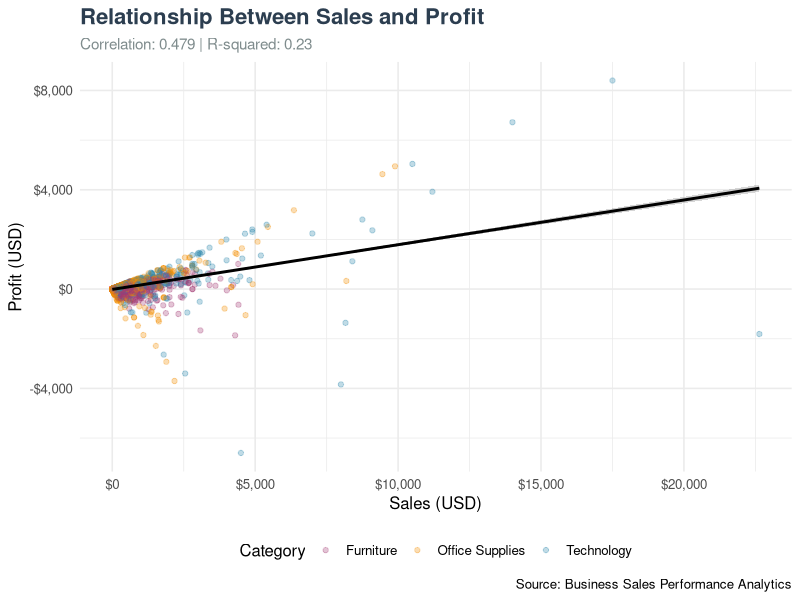
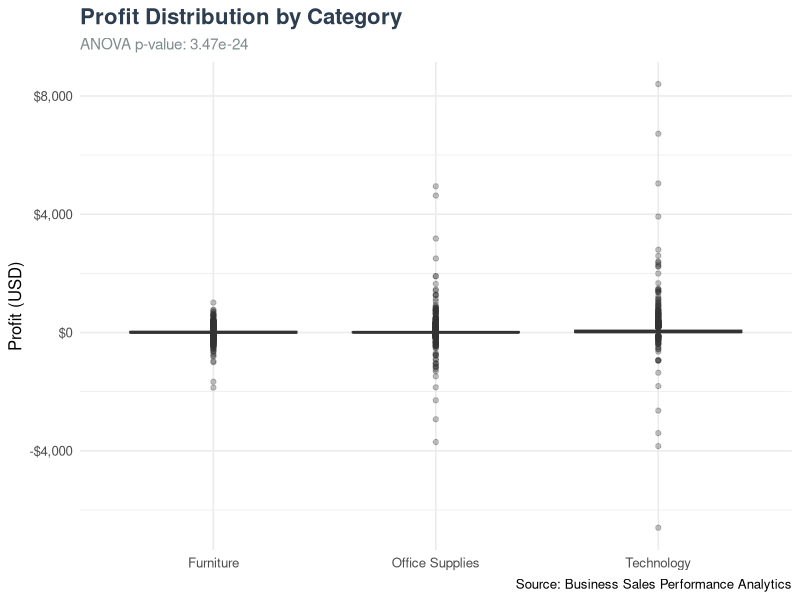
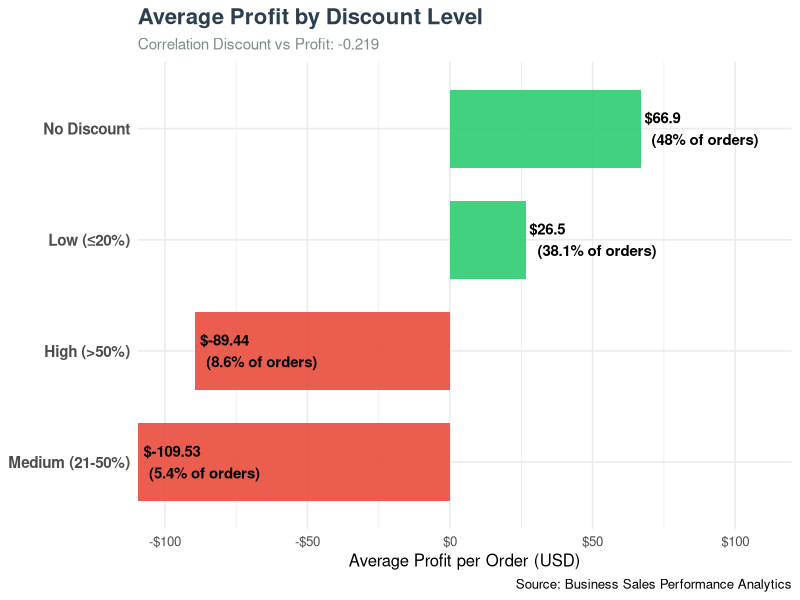

Reproduce these figures in R, in order.
# ==================================================
# FUTURE_DS_01
# Statistical Analysis
# ==================================================

library(tidyverse)
library(scales)
library(broom)

# Load cleaned data
sales <- read.csv("data/cleaned/Superstore_clean.csv")

cat("\n================================================")
cat("\n  STATISTICAL ANALYSIS")
cat("\n================================================\n")

# ==================================================
# 1. CORRELATION ANALYSIS
# ==================================================

cat("\n==================== 1. CORRELATION ANALYSIS ====================\n")

# Overall correlation: Sales vs Profit
cor_sales_profit <- cor(sales$sales, sales$profit)
cat("\nOverall Correlation (Sales vs Profit):", round(cor_sales_profit, 4), "\n")

# Correlation by Category
cor_by_category <- sales %>%
  group_by(category) %>%
  summarise(
    correlation = round(cor(sales, profit), 4),
    .groups = 'drop'
  )

cat("\nCorrelation by Category:\n")
print(cor_by_category)

# Correlation by Region
cor_by_region <- sales %>%
  group_by(region) %>%
  summarise(
    correlation = round(cor(sales, profit), 4),
    .groups = 'drop'
  )

cat("\nCorrelation by Region:\n")
print(cor_by_region)

# Interpretation helper
cat("\nInterpretation:\n")
cat("- Close to +1: Strong positive relationship (higher sales → higher profit)\n")
cat("- Close to 0: Weak or no relationship\n")
cat("- Negative: Higher sales → lower profit (PROBLEM!)\n")

# ==================================================
# 2. ANOVA - Are Profit Differences Significant?
# ==================================================

cat("\n==================== 2. ANOVA ANALYSIS ====================\n")

# Test 1: Profit differences across Categories
cat("\nH0: All categories have the same mean profit\n")
cat("H1: At least one category has a significantly different mean profit\n\n")

anova_category <- aov(profit ~ category, data = sales)
summary_category <- summary(anova_category)

cat("ANOVA: Profit ~ Category\n")
print(summary_category)

# Extract p-value
p_value_category <- summary_category[[1]]$`Pr(>F)`[1]
cat("\nP-value:", format(p_value_category, scientific = TRUE, digits = 4))

if(p_value_category < 0.05) {
  cat("\n✅ Statistically significant at α = 0.05")
  cat("\n   Categories DO have significantly different profit levels.\n")
} else {
  cat("\n❌ Not statistically significant at α = 0.05")
  cat("\n   No evidence that categories differ in profit.\n")
}

# Test 2: Profit differences across Regions
cat("\n-------------------------------------------\n")
cat("H0: All regions have the same mean profit\n")
cat("H1: At least one region has a significantly different mean profit\n\n")

anova_region <- aov(profit ~ region, data = sales)
summary_region <- summary(anova_region)

cat("ANOVA: Profit ~ Region\n")
print(summary_region)

p_value_region <- summary_region[[1]]$`Pr(>F)`[1]
cat("\nP-value:", format(p_value_region, scientific = TRUE, digits = 4))

if(p_value_region < 0.05) {
  cat("\n✅ Statistically significant at α = 0.05")
  cat("\n   Regions DO have significantly different profit levels.\n")
} else {
  cat("\n❌ Not statistically significant at α = 0.05")
  cat("\n   No evidence that regions differ in profit.\n")
}

# ==================================================
# 3. TUKEY HSD - Which Groups Differ?
# ==================================================

cat("\n==================== 3. POST-HOC ANALYSIS ====================\n")

if(p_value_category < 0.05) {
  cat("\nTukey HSD: Category\n")
  cat("Which specific categories differ?\n\n")
  tukey_category <- TukeyHSD(anova_category)
  print(tukey_category)
}

if(p_value_region < 0.05) {
  cat("\nTukey HSD: Region\n")
  cat("Which specific regions differ?\n\n")
  tukey_region <- TukeyHSD(anova_region)
  print(tukey_region)
}

# ==================================================
# 4. LINEAR REGRESSION - Predict Profit from Sales
# ==================================================

cat("\n==================== 4. LINEAR REGRESSION ====================\n")
cat("Model: Profit = β₀ + β₁(Sales) + ε\n\n")

# Build model
model <- lm(profit ~ sales, data = sales)

# Model summary
model_summary <- summary(model)
print(model_summary)

# Extract key statistics
r_squared <- model_summary$r.squared
adj_r_squared <- model_summary$adj.r.squared
intercept <- coef(model)[1]
slope <- coef(model)[2]
p_value_model <- model_summary$coefficients[2, 4]

cat("\n--- Key Model Statistics ---\n")
cat("R-squared:", round(r_squared, 4), "\n")
cat("Adjusted R-squared:", round(adj_r_squared, 4), "\n")
cat("Intercept (β₀):", round(intercept, 4), "\n")
cat("Slope (β₁):", round(slope, 4), "\n")
cat("P-value (Sales):", format(p_value_model, scientific = TRUE, digits = 4), "\n")

cat("\nInterpretation:\n")
cat("For every $1 increase in Sales, Profit changes by $", round(slope, 4), "\n")
cat("Sales explains", round(r_squared * 100, 2), "% of the variation in Profit\n")

# ==================================================
# 5. MULTIPLE REGRESSION - Category & Region Effects
# ==================================================

cat("\n==================== 5. MULTIPLE REGRESSION ====================\n")
cat("Model: Profit = β₀ + β₁(Sales) + β₂(Category) + β₃(Region) + ε\n\n")

model_multi <- lm(profit ~ sales + category + region, data = sales)
summary_multi <- summary(model_multi)
print(summary_multi)

cat("\nR-squared (Multiple):", round(summary_multi$r.squared, 4))
cat("\nAdjusted R-squared:", round(summary_multi$adj.r.squared, 4), "\n")

# ==================================================
# 6. DISCOUNT IMPACT ANALYSIS
# ==================================================

cat("\n==================== 6. DISCOUNT IMPACT ====================\n")

discount_model <- lm(profit ~ discount, data = sales)
discount_summary <- summary(discount_model)
print(discount_summary)

cat("\nCorrelation (Discount vs Profit):", 
    round(cor(sales$discount, sales$profit), 4), "\n")

# Average profit at different discount levels
discount_analysis <- sales %>%
  mutate(discount_level = case_when(
    discount == 0 ~ "No Discount",
    discount <= 0.2 ~ "Low (≤20%)",
    discount <= 0.5 ~ "Medium (21-50%)",
    TRUE ~ "High (>50%)"
  )) %>%
  group_by(discount_level) %>%
  summarise(
    avg_profit = mean(profit, na.rm = TRUE),
    total_sales = sum(sales, na.rm = TRUE),
    total_profit = sum(profit, na.rm = TRUE),
    transactions = n(),
    .groups = 'drop'
  ) %>%
  mutate(
    profit_per_order = round(total_profit / transactions, 2),
    pct_transactions = round(transactions / sum(transactions) * 100, 1)
  ) %>%
  arrange(desc(total_profit))

cat("\nProfit by Discount Level:\n")
print(discount_analysis, width = 200)

# ==================================================
# SAVE ALL RESULTS
# ==================================================

dir.create("outputs/tables", recursive = TRUE, showWarnings = FALSE)

# Save model summaries
sink("outputs/tables/statistical_results.txt")

cat("========================================\n")
cat("STATISTICAL ANALYSIS RESULTS\n")
cat("========================================\n\n")

cat("1. CORRELATION ANALYSIS\n")
cat("Overall Sales-Profit Correlation:", round(cor_sales_profit, 4), "\n\n")
cat("By Category:\n")
print(cor_by_category)
cat("\nBy Region:\n")
print(cor_by_region)

cat("\n\n2. ANOVA: Profit ~ Category\n")
print(summary_category)
cat("\nANOVA: Profit ~ Region\n")
print(summary_region)

cat("\n\n3. LINEAR REGRESSION\n")
cat("R-squared:", round(r_squared, 4), "\n")
cat("Slope:", round(slope, 4), "\n")
cat("P-value:", format(p_value_model, scientific = TRUE, digits = 4), "\n")

cat("\n\n4. MULTIPLE REGRESSION\n")
cat("R-squared:", round(summary_multi$r.squared, 4), "\n")
cat("Adjusted R-squared:", round(summary_multi$adj.r.squared, 4), "\n")

cat("\n\n5. DISCOUNT IMPACT\n")
print(discount_analysis)

sink()

# Save discount analysis
write.csv(discount_analysis, 
          "outputs/tables/discount_impact.csv", 
          row.names = FALSE)

# Save correlation results
cor_results <- bind_rows(
  cor_by_category,
  cor_by_region %>% rename(category = region)
)

# ==================================================
# VISUALIZATIONS
# ==================================================

dir.create("outputs/figures", recursive = TRUE, showWarnings = FALSE)

# Scatter plot: Sales vs Profit with regression line
scatter_plot <- ggplot(sales, aes(x = sales, y = profit, color = category)) +
  geom_point(alpha = 0.3, size = 1.5) +
  geom_smooth(method = "lm", se = TRUE, color = "black", linewidth = 1) +
  scale_color_manual(values = c("Technology" = "#2E86AB",
                                "Furniture" = "#A23B72",
                                "Office Supplies" = "#F18F01"),
                     name = "Category") +
  scale_x_continuous(labels = dollar_format()) +
  scale_y_continuous(labels = dollar_format()) +
  labs(
    title = "Relationship Between Sales and Profit",
    subtitle = paste("Correlation:", round(cor_sales_profit, 3), 
                     "| R-squared:", round(r_squared, 3)),
    x = "Sales (USD)",
    y = "Profit (USD)",
    caption = "Source: Business Sales Performance Analytics"
  ) +
  theme_minimal(base_size = 12) +
  theme(
    plot.title = element_text(face = "bold", size = 16, color = "#2c3e50"),
    plot.subtitle = element_text(size = 11, color = "#7f8c8d"),
    legend.position = "bottom"
  )

ggsave("outputs/figures/sales_vs_profit_scatter.png", 
       scatter_plot, 
       width = 10, 
       height = 7, 
       dpi = 300,
       bg = "white")

# Boxplot: Profit by Category
category_boxplot <- ggplot(sales, aes(x = category, y = profit, fill = category)) +
  geom_boxplot(alpha = 0.8, outlier.alpha = 0.3) +
  scale_fill_manual(values = c("Technology" = "#2E86AB",
                               "Furniture" = "#A23B72",
                               "Office Supplies" = "#F18F01"),
                    guide = "none") +
  scale_y_continuous(labels = dollar_format()) +
  labs(
    title = "Profit Distribution by Category",
    subtitle = paste("ANOVA p-value:", format(p_value_category, scientific = TRUE, digits = 4)),
    x = NULL,
    y = "Profit (USD)",
    caption = "Source: Business Sales Performance Analytics"
  ) +
  theme_minimal(base_size = 12) +
  theme(
    plot.title = element_text(face = "bold", size = 16, color = "#2c3e50"),
    plot.subtitle = element_text(size = 11, color = "#7f8c8d")
  )

ggsave("outputs/figures/profit_boxplot_category.png", 
       category_boxplot, 
       width = 8, 
       height = 6, 
       dpi = 300,
       bg = "white")

# Discount Impact Bar Chart
discount_plot <- ggplot(discount_analysis, 
                        aes(x = reorder(discount_level, avg_profit), 
                            y = avg_profit,
                            fill = avg_profit > 0)) +
  geom_bar(stat = "identity", width = 0.7, alpha = 0.9) +
  geom_text(aes(label = paste0("$", round(avg_profit, 2), "\n(", pct_transactions, "% of orders)")),
            hjust = -0.1, size = 3.8, fontface = "bold") +
  scale_fill_manual(values = c("TRUE" = "#2ecc71", "FALSE" = "#e74c3c"),
                    guide = "none") +
  scale_y_continuous(expand = expansion(mult = c(0, 0.3)),
                     labels = dollar_format()) +
  coord_flip() +
  labs(
    title = "Average Profit by Discount Level",
    subtitle = paste("Correlation Discount vs Profit:", 
                     round(cor(sales$discount, sales$profit), 3)),
    x = NULL,
    y = "Average Profit per Order (USD)",
    caption = "Source: Business Sales Performance Analytics"
  ) +
  theme_minimal(base_size = 12) +
  theme(
    plot.title = element_text(face = "bold", size = 16, color = "#2c3e50"),
    plot.subtitle = element_text(size = 11, color = "#7f8c8d"),
    axis.text.y = element_text(size = 11, face = "bold")
  )

ggsave("outputs/figures/discount_impact.png", 
       discount_plot, 
       width = 10, 
       height = 6, 
       dpi = 300,
       bg = "white")

# ==================================================
# FINAL SUMMARY
# ==================================================

cat("\n\n================================================")
cat("\n  STATISTICAL ANALYSIS COMPLETE")
cat("\n================================================\n")

cat("\nKey Statistical Findings:\n")
cat("1. Sales-Profit Correlation:", round(cor_sales_profit, 3), "\n")
cat("2. Category ANOVA p-value:", format(p_value_category, digits = 4), "\n")
cat("3. Region ANOVA p-value:", format(p_value_region, digits = 4), "\n")
cat("4. R-squared (Sales only):", round(r_squared, 3), "\n")
cat("5. R-squared (Multiple):", round(summary_multi$adj.r.squared, 3), "\n")
cat("6. Discount-Profit Correlation:", round(cor(sales$discount, sales$profit), 3), "\n")

cat("\n✓ Results saved to outputs/tables/statistical_results.txt\n")
cat("✓ Visualizations saved to outputs/figures/\n")
